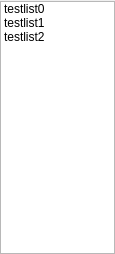
<?xml version="1.0" encoding="UTF-8"?>
<ui version="4.0">
 <class>Playlist</class>
 <widget class="QWidget" name="Playlist">
  <property name="geometry">
   <rect>
    <x>0</x>
    <y>0</y>
    <width>115</width>
    <height>254</height>
   </rect>
  </property>
  <property name="windowTitle">
   <string>Form</string>
  </property>
  <layout class="QGridLayout" name="gridLayout">
   <property name="leftMargin">
    <number>0</number>
   </property>
   <property name="topMargin">
    <number>1</number>
   </property>
   <property name="rightMargin">
    <number>0</number>
   </property>
   <property name="bottomMargin">
    <number>0</number>
   </property>
   <property name="spacing">
    <number>0</number>
   </property>
   <item row="0" column="0">
    <widget class="MediaList" name="List">
     <property name="focusPolicy">
      <enum>Qt::NoFocus</enum>
     </property>
     <property name="verticalScrollBarPolicy">
      <enum>Qt::ScrollBarAsNeeded</enum>
     </property>
     <property name="horizontalScrollBarPolicy">
      <enum>Qt::ScrollBarAlwaysOff</enum>
     </property>
     <item>
      <property name="text">
       <string>testlist0</string>
      </property>
     </item>
     <item>
      <property name="text">
       <string>testlist1</string>
      </property>
     </item>
     <item>
      <property name="text">
       <string>testlist2</string>
      </property>
     </item>
    </widget>
   </item>
  </layout>
 </widget>
 <customwidgets>
  <customwidget>
   <class>MediaList</class>
   <extends>QListWidget</extends>
   <header>src/medialist.h</header>
  </customwidget>
 </customwidgets>
 <resources/>
 <connections/>
</ui>
